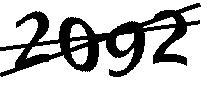
#> input picture test/1.jpg, 210 x 100 px
$ python -i 1.py   (imports and definitions only)   (Python 2 division)
#> lines starting #> are read from the running program, lines starting #| are printed output that depends on the picture; after the words box and inside, x2 and y2 are one past the last pixel; in counts of white or black regions, pixels touching at a corner belong together
import cv2
import Image,ImageFilter,ImageEnhance
from sklearn import datasets,svm
from sklearn.externals import joblib
import pickle

import os,urllib,time

def preprocess(filepath):
	im = Image.open(filepath)
	im = im.convert('1')
	return im

def split(im):
	box = [(13,5,53,90),(59,5,99,90),(105,5,145,90),(151,5,191,90)]
	imbox = []
	for i in range(0,4):
		imbox.append(im.crop(box[i]))
	return imbox

def showim(im):
	im.save("tmp.png")
	img = cv2.imread("tmp.png")
	cv2.namedWindow("Image")
	cv2.imshow("Image",img)
	key = cv2.waitKey(0)
	cv2.destroyAllWindows()
	return key

def im2matrix(im):
	t=[]
	for x in xrange(im.size[0]):
		tt=0
		for y in xrange(im.size[1]):
			if im.getpixel((x,y)) == 0:
				tt += 1
		t.append(tt)
	return t

def learnimg(filepath):
	im = preprocess(filepath)
#> in preprocess, im is the input picture: PIL image 210x100 RGB; min 0, max 255, mean 195.7
#> in preprocess, `im = im.convert('1')`: im: PIL image 210x100 1; 76.8% white; 1 black region, box (x1, y1, x2, y2) and area: (0, 3, 201, 77) 4869
	xbox = split(im)
#> after the loop in split, `for i in range(0,4):`: imbox = 4 items
#> xbox = 4 items
	data = []
	key = []
	for x in xbox:
		key.append(showim(x) - 0x30)
#> in showim, `im.save("tmp.png")`:
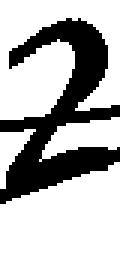
#> saved as tmp.png: PIL image 40x85 1 (shown 3 times larger); 69.5% white; 1 black region, box (x1, y1, x2, y2) and area: (0, 6, 40, 68) 1038
#> (key Esc is pressed here)
		data.append(im2matrix(x))
	return data,key

# [32 lines left out: functions learn, test, downloadimg, not called in this run]

t = [
2092,7679,2644,8565,2596,8752,
7823,6929,7583,7560,6377,3034,
6452,7307,5053,8462,6699,4967,
5603,590,6829,8920,2369,6405,
5794,393,4552,7359,3595,6394,
9599,5689,8006,3337,2860,4092,
9749,2690,5394,495,3922,268,
6396,7705,5393,2559,5525,3580,
38,402,8065,650,353,8294,
6046,7802,5327,200,4422,5875,
2769,5842,5332,462,8445,4605,
7777,3098,8367,5283,4242,8990,
3902,2240,760,2360,3934,6944,
5297,8220,733,4534,4775,4492,
9455,6288,2589,2647,4906,6597,
9987,3839,2592,8587,4298,7239,
9622,8655,8265,4496,6876,9374,
633,3556,2673,6788,9336,8825,
9624,887,7957,2634,7363,9775,
8450,6239,6322,539,488,490,
627,502,5576,4847,7296,8558,
3688,6374,7282,326,8982,900,
6980,855,2793,3678,4744,9223,
8947,3090,4940,9547,4064,4542,
7362,3096,6837,2358,6758,75,
2552,526,7833,7579,887,2968,
3880,4699,4884,8984,975,397,
3668,3282,3723,3557,6090,7398,
3683,439,9688,3990,3335,8552,
4059,5900,8932,7775,6599,2759,#180
]

# [4 lines of commented-out code are left out]

# [15 lines left out: function identity, not called in this run]

# [1 line not run here, left out]

>>> result = learnimg('test/1.jpg')
